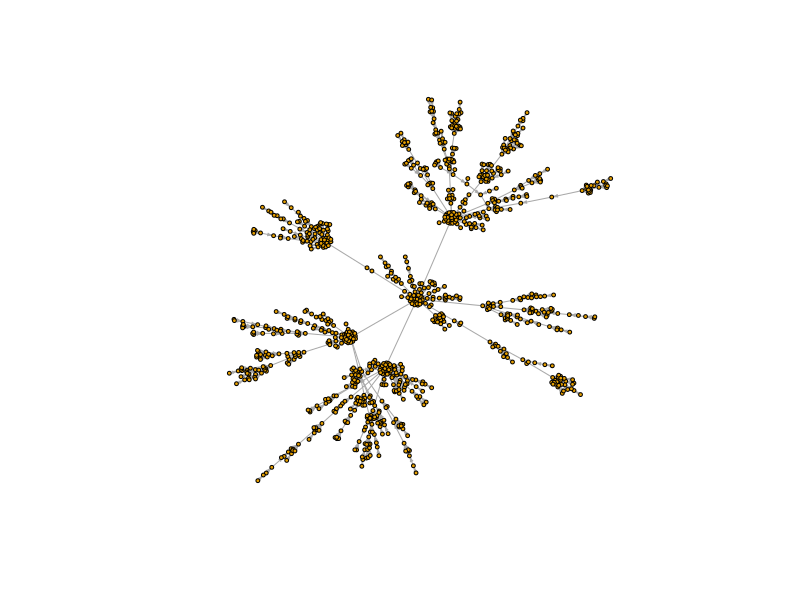

The R script that drew this image:
# II Grafy preferential attachment (Barabási-Albert)

library(igraph)

# Barabasi-Albert graph with 1000 nodes
g_ba <- barabasi.game(n=1000)

# Visualize graph with Fruchterman & Reingold layout
layout <- layout.fruchterman.reingold(g_ba)
plot(g_ba, layout=layout, vertex.size=2,
     vertex.label=NA, edge.arrow.size=.2)

# Find the most central node according to betweenness
betweenness_values <- betweenness(g_ba)
most_central_node <- which.max(betweenness_values)
most_central_node
# [1] 13 -> najbardziej centralny węzeł to węzeł nr. 13

# Calculate the diameter of the graph
graph_diameter <- diameter(g_ba)
graph_diameter
# [1] 9 -> średnica grafu wynosi 9


# ---------------------------------
# 6. W komentarzu napisz czym różnią się grafy Barabási-Albert i Erdős-Rényi.

# Grafy te różnią się sposobem generowania krawędzi między węzłami. 

# W modelu Erdős-Rényi krawędzie są tworzone losowo z jednakowym prawdopodobieństwem dla każdej pary węzłów
# (co prowadzi do równomiernego rozkładu stopni węzłów - nie ma wyraźnych hubów).

# W modelu Barabási-Albert krawędzie są tworzone na zasadzie "preferencyjnego przyłączania" - nowe węzły 
# mają większe prawdopodobieństwo połączenia się z już istniejącymi węzłami o wyższym stopniu. 
# Powstaje w ten sposób sieć, gdzie kilka węzłów ma bardzo wysoki stopień (huby), ale większość ma stopień dosyć niski
# Wizualnie - rozgałęziona sieć z kilkoma wyraźnymi centrami. Węzły na gałęziach łączą się z hubami ale nie ze sobą nawzajem.
# ---------------------------------